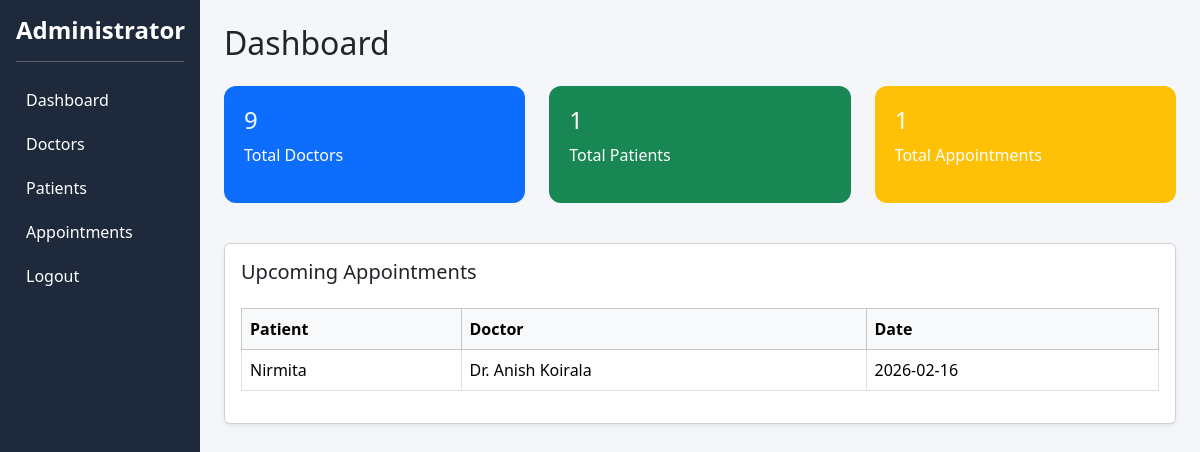
The app's page /admin/dashboard (signed in) with its own data.
### models.py (models this page shows)
class Appointment(db.Model):
    id = db.Column(db.Integer, primary_key=True)
    date = db.Column(db.String(50))
    time = db.Column(db.String(50))
    user_id = db.Column(db.Integer, db.ForeignKey('user.id'))
    doctor_id = db.Column(db.Integer, db.ForeignKey('doctor.id'))

class User(db.Model):
    id = db.Column(db.Integer, primary_key=True)
    name = db.Column(db.String(100))
    email = db.Column(db.String(100), unique=True)
    password = db.Column(db.String(200))
    is_admin = db.Column(db.Boolean, default=False)
    appointments = db.relationship('Appointment', backref='patient', lazy=True)

class Doctor(db.Model):
    id = db.Column(db.Integer, primary_key=True)
    name = db.Column(db.String(100))
    specialization = db.Column(db.String(100))
    appointments = db.relationship('Appointment', backref='doctor', lazy=True)

### app.py (the view)
@app.route('/admin/dashboard')
def admin_dashboard():
    if not session.get('is_admin'):
        return redirect(url_for('login'))
    total_doctors = Doctor.query.count()
    total_patients = User.query.filter_by(is_admin=False).count()
    total_appointments = Appointment.query.count()
    upcoming_appointments = Appointment.query.order_by(Appointment.date).limit(5).all()
    return render_template(
        'admin_dashboard.html',
        total_doctors=total_doctors,
        total_patients=total_patients,
        total_appointments=total_appointments,
        upcoming_appointments=upcoming_appointments
    )

### templates/admin_dashboard.html (shortened to what this page needs)
<!DOCTYPE html>
<html>
<head>
    <link href="https://cdn.jsdelivr.net/npm/bootstrap@5.3.2/dist/css/bootstrap.min.css" rel="stylesheet">
</head>
<body>
<div class="container-fluid">
    <div class="row">
        <nav class="col-12 col-md-2 sidebar p-3">
            <h4>Administrator</h4>
            <hr>
            <a href="{{ url_for('admin_dashboard') }}">Dashboard</a>
            <a href="{{ url_for('admin_doctors') }}">Doctors</a>
            <a href="{{ url_for('admin_patients') }}">Patients</a>
            <a href="{{ url_for('admin_appointments') }}">Appointments</a>
            <a href="{{ url_for('logout') }}">Logout</a>
        </nav>
        <div class="col-12 col-md-10 p-4">
            <h2 class="mb-4">Dashboard</h2>
            <div class="row mb-4">
                <div class="col-12 col-md-6 col-lg-4 mb-3">
                    <div class="card-box bg-primary">
                        <h4>{{ total_doctors }}</h4>
                        <p>Total Doctors</p>
                    </div>
                </div>
                <div class="col-12 col-md-6 col-lg-4 mb-3">
                    <div class="card-box bg-success">
                        <h4>{{ total_patients }}</h4>
                        <p>Total Patients</p>
                    </div>
                </div>
                <div class="col-12 col-md-6 col-lg-4 mb-3">
                    <div class="card-box bg-warning">
                        <h4>{{ total_appointments }}</h4>
                        <p>Total Appointments</p>
                    </div>
                </div>
            </div>
            <div class="card p-3 shadow-sm">
                <h5>Upcoming Appointments</h5>
                <div class="table-responsive">
                    <table class="table table-bordered mt-3">
                        <thead class="table-light">
                            <tr>
                                <th>Patient</th>
                                <th>Doctor</th>
                                <th>Date</th>
                            </tr>
                        </thead>
                        <tbody>
                            {% for appointment in upcoming_appointments %}
                            <tr>
                                <td>{{ appointment.patient.name }}</td>
                                <td>{{ appointment.doctor.name }}</td>
                                <td>{{ appointment.date }}</td>
                            </tr>
                            {% endfor %}
                        </tbody>
                    </table>
                </div>
            </div>
        </div>
    </div>
</div>
</body>
</html>

### templates/admin_dashboard.html (style rules this page uses)
body { background-color: #f4f6f9; }
.sidebar { min-height: 100vh; background: #1e293b; color: white; }
.sidebar h4 { font-weight: bold; }
.sidebar a { color: white; display: block; padding: 10px; text-decoration: none; border-radius: 6px; }
.card-box { border-radius: 12px; padding: 20px; color: white; }

### records on screen
Appointment: patient.name "Nirmita", doctor.name "Dr. Anish Koirala", date "2026-02-16"

### other values on screen
{{ total_doctors }} "9"
{{ total_patients }} "1"
{{ total_appointments }} "1"
